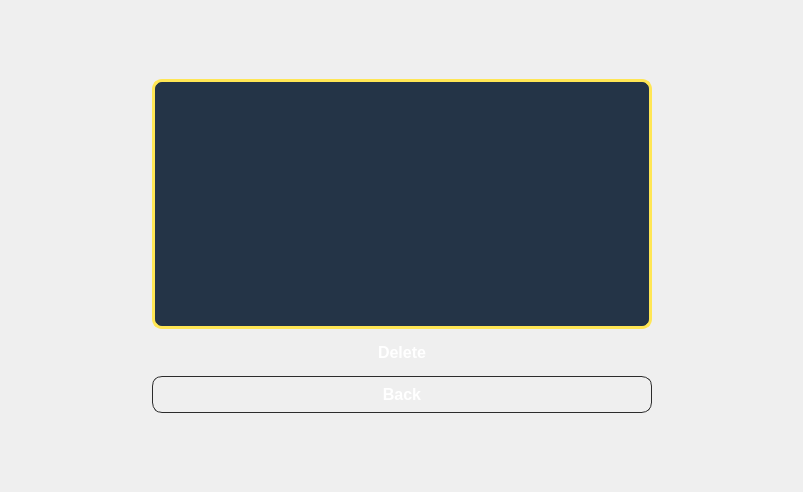
      <widget class="QWidget" name="page_delUsers">
       <layout class="QGridLayout" name="gridLayout_12">
        <item row="0" column="1">
         <spacer name="verticalSpacer_30">
          <property name="orientation">
           <enum>Qt::Vertical</enum>
          </property>
          <property name="sizeHint" stdset="0">
           <size>
            <width>20</width>
            <height>68</height>
           </size>
          </property>
         </spacer>
        </item>
        <item row="1" column="1" rowspan="2">
         <layout class="QVBoxLayout" name="verticalLayout_10">
          <item>
           <widget class="QTableWidget" name="tableWidget_users">
            <property name="sizePolicy">
             <sizepolicy hsizetype="Expanding" vsizetype="Preferred">
              <horstretch>0</horstretch>
              <verstretch>0</verstretch>
             </sizepolicy>
            </property>
            <property name="minimumSize">
             <size>
              <width>500</width>
              <height>250</height>
             </size>
            </property>
            <property name="font">
             <font>
              <family>Times New Roman</family>
              <pointsize>12</pointsize>
             </font>
            </property>
            <property name="styleSheet">
             <string notr="true">QTableWidget
{
    background-color: #243447;
    color: #F5F7FA;
    border: 3px solid #ffe654;
    border-radius: 10px;
    gridline-color: #3A506B;
    selection-background-color: #4FC3F7;
    selection-color: black;
}

QHeaderView::section
{
    background-color: #1B4965;
    color: white;
    padding: 8px;
    border-bottom: 1px solid #5BC0EB;
    font-weight: bold;
}

QTableWidget::item
{
    padding: 6px;
}

QTableWidget::item:selected
{
    background-color: #4FC3F7;
    color: black;
}

/* Vertical Scroll Bar */

QScrollBar:vertical
{
    background: #243447;
    width: 14px;
    border: none;
    border-radius: 7px;
}

QScrollBar::handle:vertical
{
    background: #5BC0EB;
    min-height: 30px;
    border-radius: 7px;
}

QScrollBar::handle:vertical:hover
{
    background: #81D4FA;
}

QScrollBar::add-line:vertical,
QScrollBar::sub-line:vertical
{
    height: 0px;
    border: none;
}

QScrollBar::add-page:vertical,
QScrollBar::sub-page:vertical
{
    background: none;
}

/* Horizontal Scroll Bar */

QScrollBar:horizontal
{
    background: #243447;
    height: 14px;
    border: none;
    border-radius: 7px;
}

QScrollBar::handle:horizontal
{
    background: #5BC0EB;
    min-width: 30px;
    border-radius: 7px;
}

QScrollBar::handle:horizontal:hover
{
    background: #81D4FA;
}

QScrollBar::add-line:horizontal,
QScrollBar::sub-line:horizontal
{
    width: 0px;
    border: none;
}

QScrollBar::add-page:horizontal,
QScrollBar::sub-page:horizontal
{
    background: none;
}</string>
            </property>
           </widget>
          </item>
          <item>
           <widget class="QPushButton" name="pushButton_deleteSelected">
            <property name="font">
             <font>
              <pointsize>12</pointsize>
              <weight>75</weight>
              <bold>true</bold>
             </font>
            </property>
            <property name="styleSheet">
             <string notr="true">QPushButton
{
    background: qlineargradient(
        x1:0, y1:0,
        x2:1, y2:0,
        stop:0 #d32f2f,
        stop:1 #f44336
    );

    color: white;
    border: none;
    border-radius: 10px;
    padding: 8px;
    font-weight: bold;
}

QPushButton:hover
{
    background: qlineargradient(
        x1:0, y1:0,
        x2:1, y2:0,
        stop:0 #e53935,
        stop:1 #ef5350
    );
}

QPushButton:pressed
{
    background: qlineargradient(
        x1:0, y1:0,
        x2:1, y2:0,
        stop:0 #b71c1c,
        stop:1 #d32f2f
    );

    padding-top: 10px;
    padding-left: 10px;
}

QPushButton:disabled
{
    background: #757575;
    color: #cfcfcf;
}</string>
            </property>
            <property name="text">
             <string>Delete</string>
            </property>
           </widget>
          </item>
          <item>
           <widget class="QPushButton" name="pushButton_delTomain">
            <property name="font">
             <font>
              <pointsize>12</pointsize>
              <weight>75</weight>
              <bold>true</bold>
             </font>
            </property>
            <property name="styleSheet">
             <string notr="true">QPushButton
{
    background: qlineargradient(
        x1:0, y1:0,
        x2:1, y2:0,
        stop:0 #616161,
        stop:1 #424242
    );

    color: white;
    border: 1px solid #2c2c2c;
    border-radius: 10px;
    padding: 8px;
    font-weight: bold;
}

QPushButton:hover
{
    background: qlineargradient(
        x1:0, y1:0,
        x2:1, y2:0,
        stop:0 #757575,
        stop:1 #545454
    );
}

QPushButton:pressed
{
    background: qlineargradient(
        x1:0, y1:0,
        x2:1, y2:0,
        stop:0 #4a4a4a,
        stop:1 #303030
    );

    padding-top: 10px;
    padding-left: 10px;
}</string>
            </property>
            <property name="text">
             <string>Back</string>
            </property>
           </widget>
          </item>
         </layout>
        </item>
        <item row="1" column="2">
         <spacer name="horizontalSpacer_21">
          <property name="orientation">
           <enum>Qt::Horizontal</enum>
          </property>
          <property name="sizeHint" stdset="0">
           <size>
            <width>140</width>
            <height>20</height>
           </size>
          </property>
         </spacer>
        </item>
        <item row="2" column="0">
         <spacer name="horizontalSpacer_18">
          <property name="orientation">
           <enum>Qt::Horizontal</enum>
          </property>
          <property name="sizeHint" stdset="0">
           <size>
            <width>141</width>
            <height>20</height>
           </size>
          </property>
         </spacer>
        </item>
        <item row="3" column="1">
         <spacer name="verticalSpacer_31">
          <property name="orientation">
           <enum>Qt::Vertical</enum>
          </property>
          <property name="sizeHint" stdset="0">
           <size>
            <width>20</width>
            <height>68</height>
           </size>
          </property>
         </spacer>
        </item>
       </layout>
      </widget>
